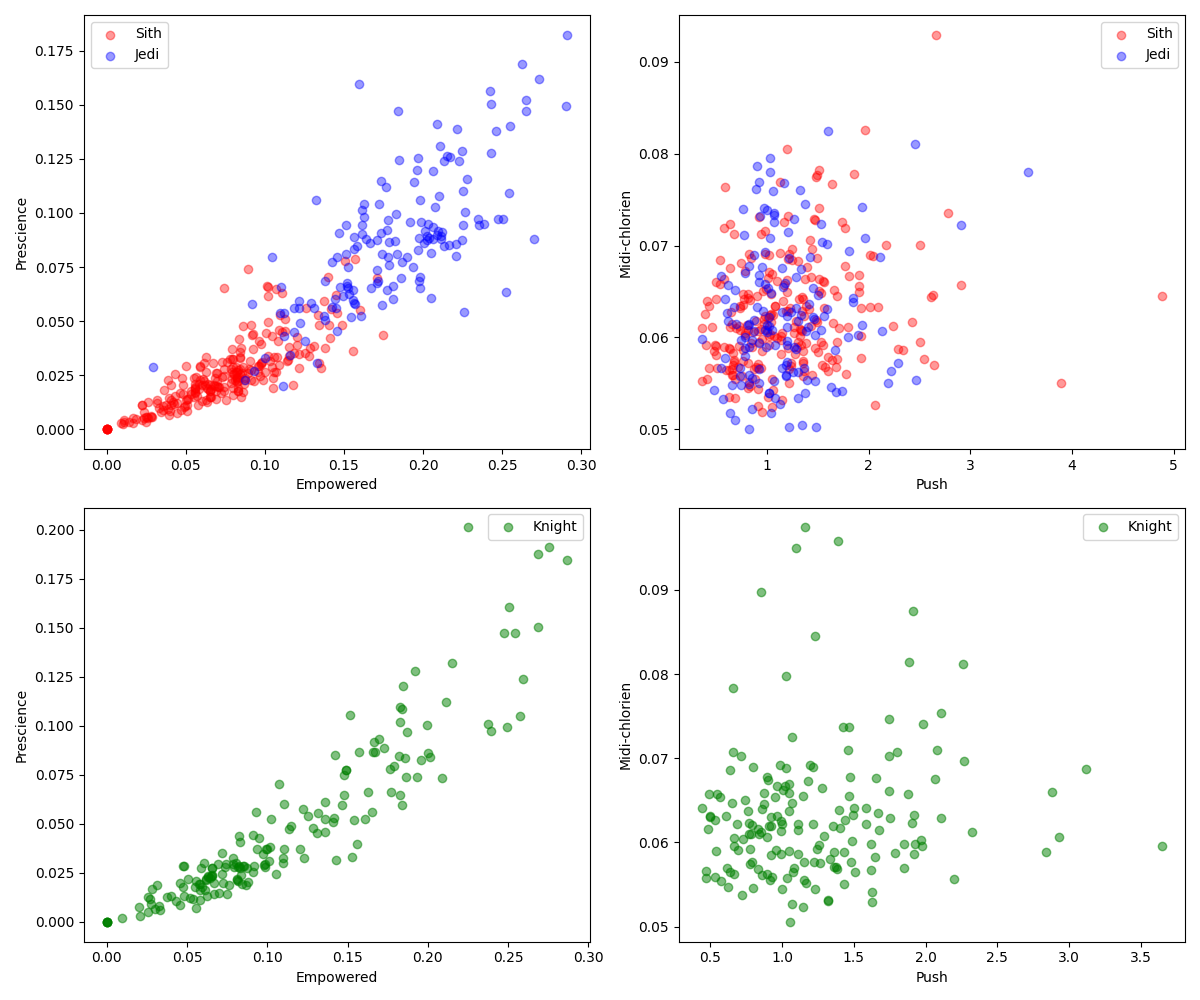

Python code for this plot:
import matplotlib.pyplot as plt
import pandas as pd


def load(path: str) -> pd.DataFrame:
    try:
        df = pd.read_csv(path)
        return df
    except Exception as e:
        print(f"Error: {e}")
        return None


def plot_scatter(ax, df, x_col, y_col, target_col=None):
    if target_col is not None:
        jedi = df[df[target_col] == 'Jedi']
        sith = df[df[target_col] == 'Sith']
        ax.scatter(sith[x_col], sith[y_col], c='red', alpha=0.4, label='Sith')
        ax.scatter(jedi[x_col], jedi[y_col], c='blue', alpha=0.4, label='Jedi')
    else:
        ax.scatter(df[x_col], df[y_col], c='green', alpha=0.5, label='Knight')
    ax.set_xlabel(x_col)
    ax.set_ylabel(y_col)
    ax.legend()


if __name__ == "__main__":
    df_train = load("../Train_knight.csv")
    df_test = load("../Test_knight.csv")

    pair_clean = ('Empowered', 'Prescience')
    pair_mixed = ('Push', 'Midi-chlorien')

    fig, axes = plt.subplots(2, 2, figsize=(12, 10))
    plot_scatter(axes[0, 0], df_train, *pair_clean, target_col='knight')
    plot_scatter(axes[0, 1], df_train, *pair_mixed, target_col='knight')
    plot_scatter(axes[1, 0], df_test, *pair_clean)
    plot_scatter(axes[1, 1], df_test, *pair_mixed)
    plt.tight_layout()
    plt.savefig('points.png')
    plt.show()
